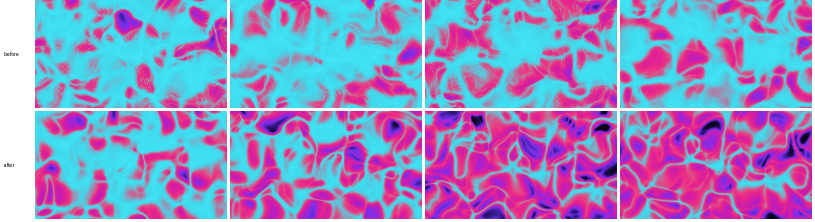
#> input picture worktree-audio-engine-picture/stills-677-caustics-bj.jpg, 1630 x 444 px (shown at 1/2 size)
$ python hues.py ../../../../worktree-audio-engine-picture/stills-677-caustics-bj.jpg
#> lines starting #> are read from the running program, lines starting #| are printed output that depends on the picture; after the words box and inside, x2 and y2 are one past the last pixel; in counts of white or black regions, pixels touching at a corner belong together
# Hue shares of lit pixels (luma > 0.21, reflook's lit floor) in 30-degree bins, plus the
# luma percentiles of lit pixels: hues.py img... (app chrome is hidden in rest.mjs shots)
import sys
import numpy as np
from PIL import Image

NAMES = {0: "red", 30: "orange", 60: "yellow", 90: "lime", 120: "green", 150: "teal", 180: "cyan",
         210: "azure", 240: "blue", 270: "violet", 300: "magenta", 330: "rose"}
for path in sys.argv[1:]:
    im = np.asarray(Image.open(path).convert("RGB").resize((640, 360))).astype(np.float32) / 255
    luma = im @ np.array([0.2126, 0.7152, 0.0722])
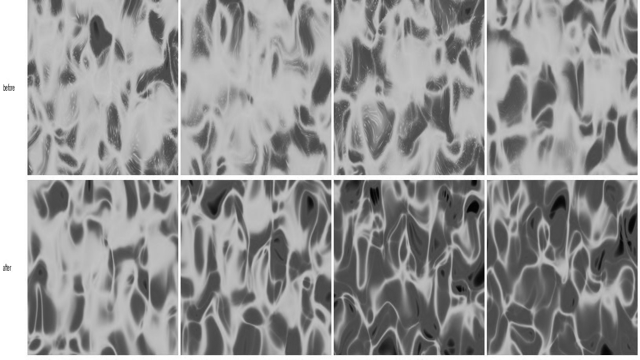
#> luma: shape (360, 640) float64; min 0.00925, max 1, mean 0.583
    mx, mn = im.max(-1), im.min(-1)
    sat = np.where(mx > 1e-3, (mx - mn) / np.maximum(mx, 1e-3), 0)
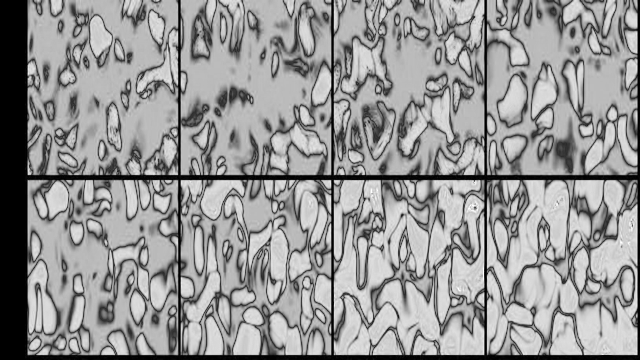
#> sat: shape (360, 640) float32; min 0, max 1, mean 0.588
    r, g, b = im[..., 0], im[..., 1], im[..., 2]
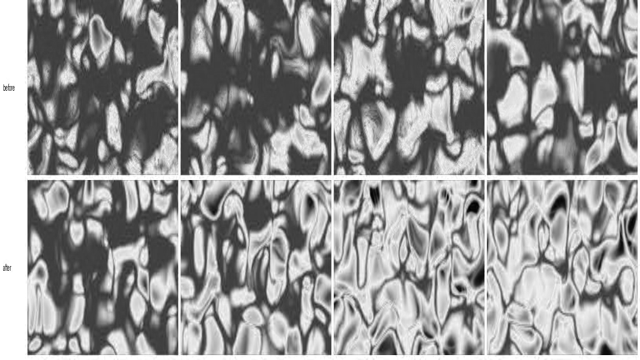
#> r: shape (360, 640) float32; min 0, max 1, mean 0.587
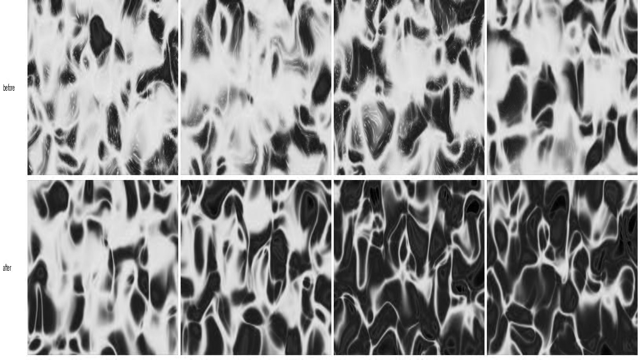
#> g: shape (360, 640) float32; min 0, max 1, mean 0.563
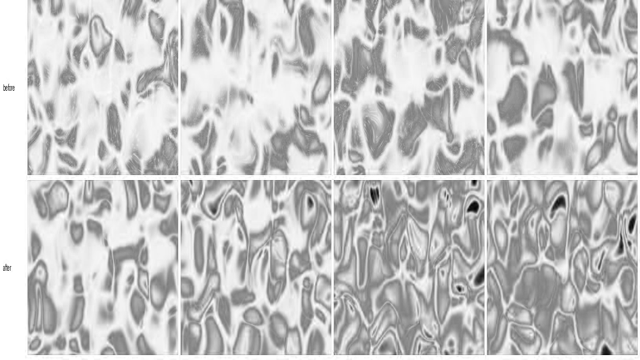
#> b: shape (360, 640) float32; min 0.0157, max 1, mean 0.771
    hue = (np.degrees(np.arctan2(np.sqrt(3) * (g - b), 2 * r - g - b)) + 360) % 360
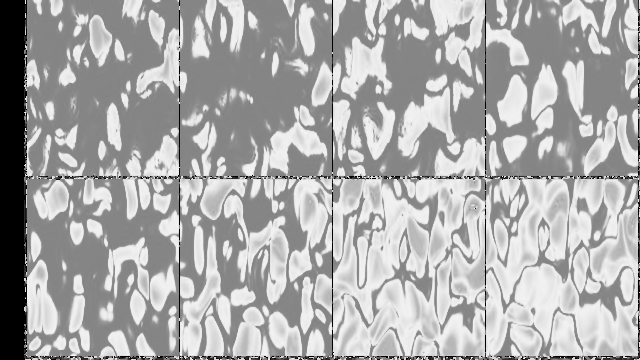
#> hue: shape (360, 640) float32; min 0, max 354.8, mean 238.5; drawn with min black and max white
    lit = luma > 0.21
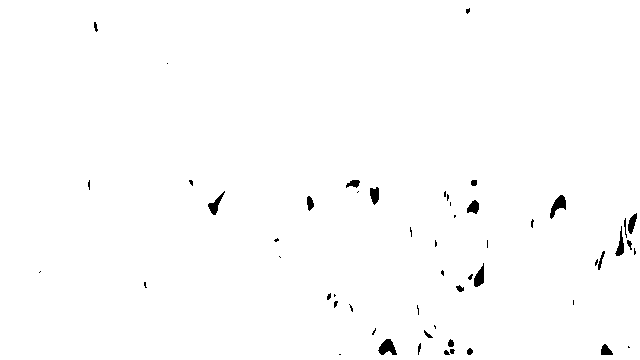
#> lit: shape (360, 640) bool; 99.1% white; 54 black regions (30 under 20 px), largest, box (x1, y1, x2, y2) and area: (378, 339, 397, 355) 190, (550, 195, 566, 219) 184, (474, 263, 484, 287) 148
    bins = ((hue[lit] + 15) // 30 * 30) % 360
    vals, counts = np.unique(bins, return_counts=True)
#> vals = [0, 30, 60, 90, 120, 150, 180, 210, 240, 270, 300, 330]; counts = [10565, 296, 1335, 392, 314, 317, 86898, 17334, 5819, 12683, 26943, 65472]
    order = np.argsort(-counts)
#> order = [6, 11, 10, 7, 9, 0, 8, 2, 3, 5, 4, 1]
    share = " ".join(f"{NAMES[int(vals[i])]} {counts[i] / lit.sum():.2f}" for i in order[:5])
    print(f"{path.split('/')[-1]:22s} lit {lit.mean():.2f}  sat(lit) {sat[lit].mean():.2f}  "
          f"luma(lit) p50 {np.median(luma[lit]):.2f} p90 {np.percentile(luma[lit], 90):.2f}  | {share}")
#| stills-677-caustics-bj.jpg lit 0.99  sat(lit) 0.59  luma(lit) p50 0.63 p90 0.76  | cyan 0.38 rose 0.29 magenta 0.12 azure 0.08 violet 0.06
